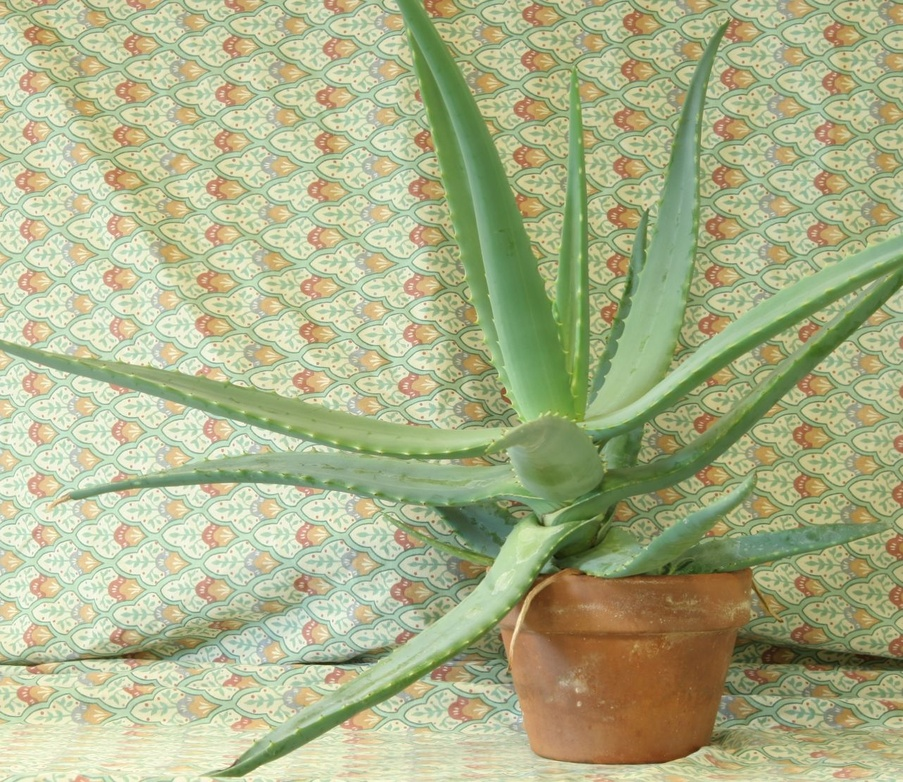
#> input picture pdi/OpenCV-images/aloeL.jpg, 903 x 782 px, shrunk from 1282 x 1110 before the run, found by its file name
$ jupyter execute threshold.ipynb
#> lines starting #> are read from the running program, lines starting #| are printed output that depends on the picture; after the words box and inside, x2 and y2 are one past the last pixel; in counts of white or black regions, pixels touching at a corner belong together
[cell 1]
import numpy as np
import cv2 as cv
import matplotlib.pyplot as plt

[cell 2]
# transformaciones de intensidad y filtrado espacial
# función threshold
# a partir de un nivel de brillosidad k, a los menores se les asigna 0 y a los mayores 255
# ej. si k=127, los menores a 127 se les asigna 0 y a los mayores 255

img = cv.imread('../images/aloeL.jpg', cv.IMREAD_GRAYSCALE)
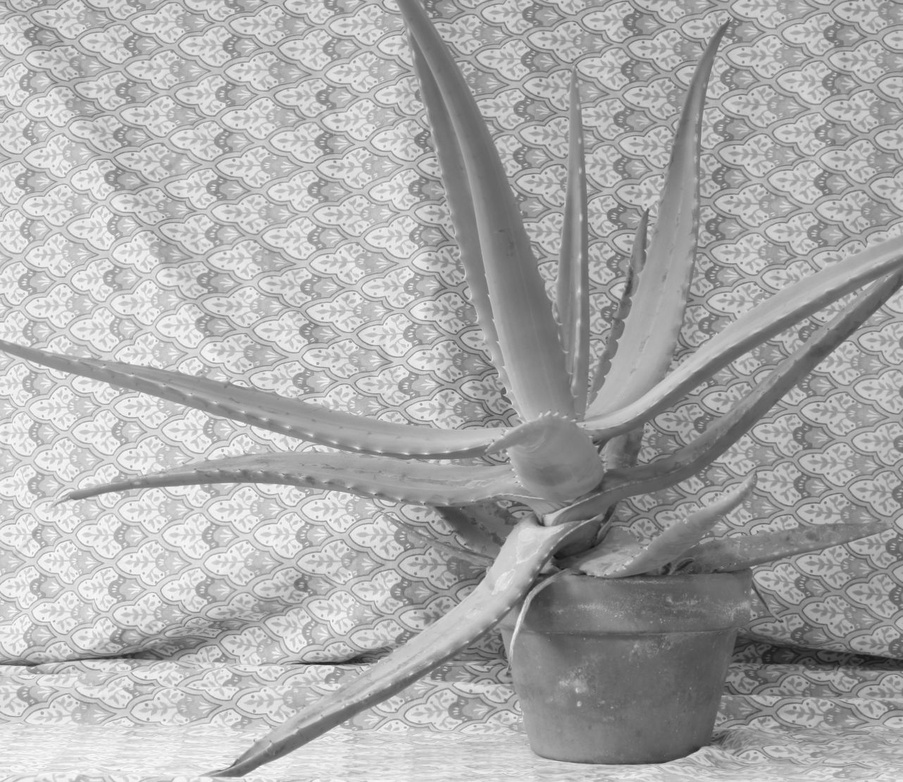
#> img: shape (782, 903); min 18, max 255, mean 170.8
plt.imshow(img, cmap='gray')

[cell 3]
# threshold manual
# umbralización global
k = 155

filas, columnas = img.shape
#> filas = 782; columnas = 903

img_nueva = np.zeros((filas, columnas), dtype=np.uint8)

for i in range(filas):
    for j in range(columnas):
        val = img[i,j]
        if val < k:
            img_nueva[i,j] = 0
        else:
            img_nueva[i,j] = 255
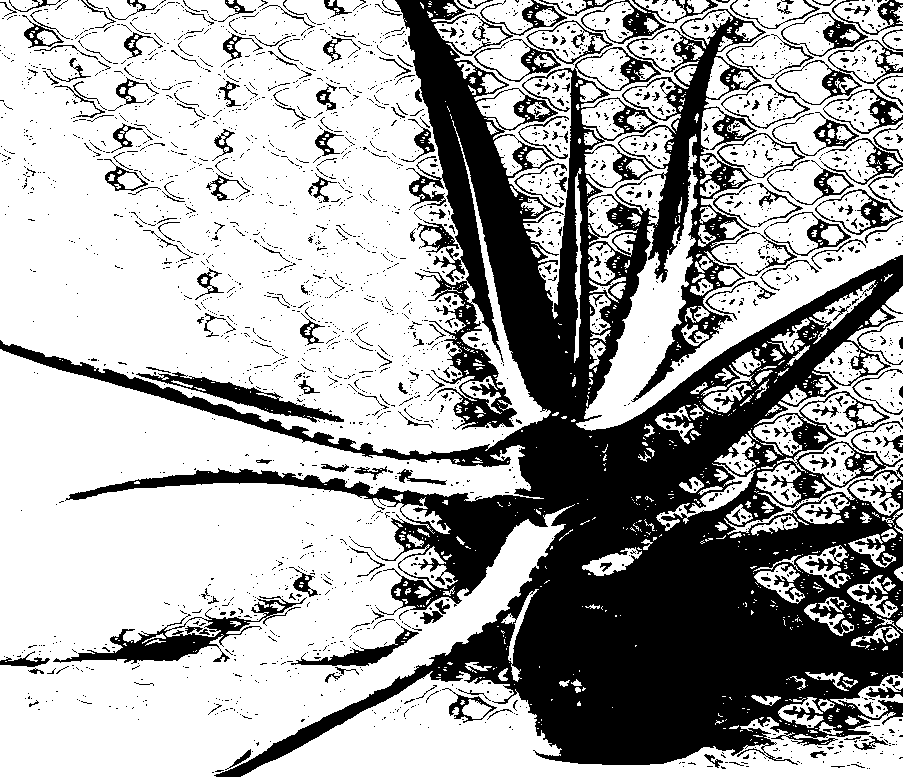
#> img_nueva: shape (782, 903); 66.5% white; 2686 black regions (2444 under 20 px), largest, box (x1, y1, x2, y2) and area: (0, 0, 903, 777) 194175, (53, 596, 307, 664) 3647, (136, 372, 344, 423) 2358
plt.imshow(img_nueva, cmap='gray')

[cell 4]
# threshold de opencv
_, nueva_cv = cv.threshold(img, 128, 1, cv.THRESH_BINARY)
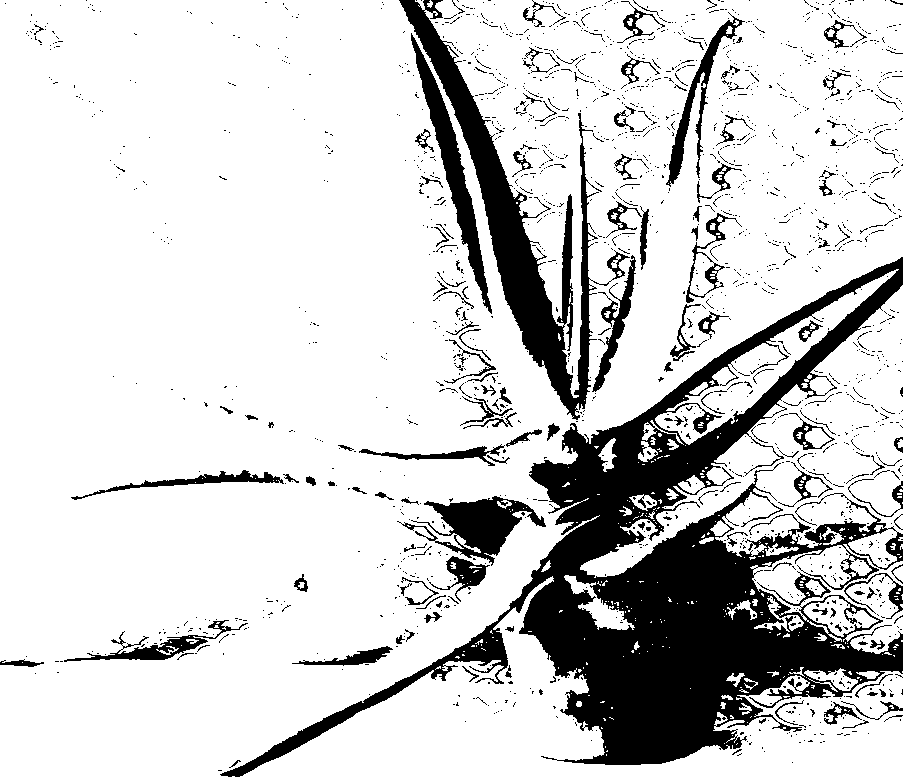
#> nueva_cv: shape (782, 903); values 0 (black) and 1 (white), 82.1% white; 1900 black regions (1736 under 20 px), largest, box (x1, y1, x2, y2) and area: (220, 257, 903, 777) 77340, (399, 0, 630, 420) 16061, (411, 33, 492, 314) 3966
plt.imshow(nueva_cv, cmap='gray')

[cell 5]
# threshold inverso
_, nueva_cv = cv.threshold(img, 128, 1, cv.THRESH_BINARY_INV)
plt.imshow(nueva_cv, cmap='gray')

[cell 6]
np.unique(nueva_cv)

cv.imwrite('aloeL_threshold.jpg', nueva_cv)
#> Out = True

[cell 7]
# negativos de imágnes
# se obtienee utilizando la función de trasnformación delegativa
# con niveles de intensidad en el rango [0, L - 1]
# r = valor original del pixel
# s = L - 1 - r
# los colores se reemplazan por su color compelementario
# rojo -> cyan
# verde -> magenta
# azul -> amarillo

img = cv.imread('../images/aloeL.jpg', cv.IMREAD_GRAYSCALE)
img_nueva = img.copy()

filas, columnas = img.shape
for i in range(filas):
    for j in range(columnas):
        img_nueva[i,j] = 255 - img[i,j]
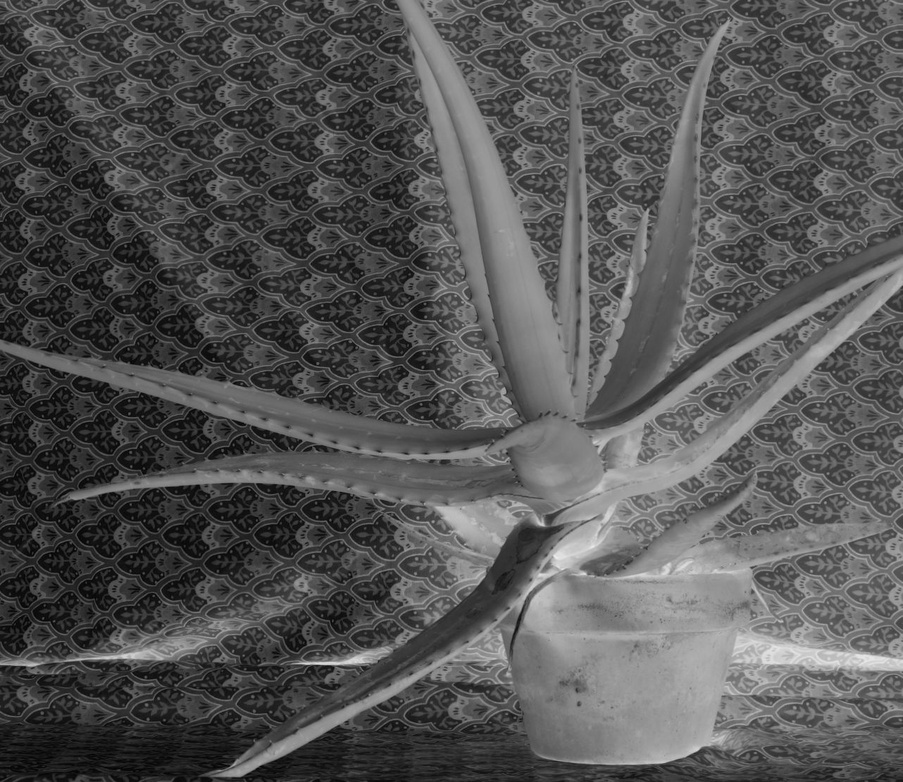
#> img_nueva: shape (782, 903); min 0, max 237, mean 84.2
plt.imshow(img_nueva, cmap='gray')
